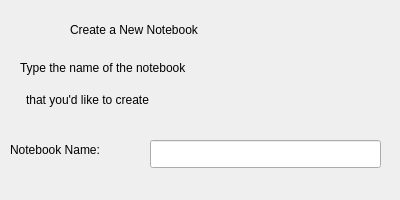
<?xml version="1.0" encoding="UTF-8"?>
<ui version="4.0">
 <class>NewNoteBookDialog</class>
 <widget class="QDialog" name="NewNoteBookDialog">
  <property name="geometry">
   <rect>
    <x>0</x>
    <y>0</y>
    <width>400</width>
    <height>200</height>
   </rect>
  </property>
  <property name="windowTitle">
   <string>Dialog</string>
  </property>
  <widget class="QLabel" name="label">
   <property name="geometry">
    <rect>
     <x>70</x>
     <y>20</y>
     <width>211</width>
     <height>20</height>
    </rect>
   </property>
   <property name="text">
    <string>Create a New Notebook</string>
   </property>
  </widget>
  <widget class="QLabel" name="label_2">
   <property name="geometry">
    <rect>
     <x>20</x>
     <y>60</y>
     <width>271</width>
     <height>16</height>
    </rect>
   </property>
   <property name="text">
    <string>Type the name of the notebook</string>
   </property>
  </widget>
  <widget class="QLabel" name="label_3">
   <property name="geometry">
    <rect>
     <x>26</x>
     <y>90</y>
     <width>261</width>
     <height>20</height>
    </rect>
   </property>
   <property name="text">
    <string>that you'd like to create</string>
   </property>
  </widget>
  <widget class="QLabel" name="label_4">
   <property name="geometry">
    <rect>
     <x>10</x>
     <y>140</y>
     <width>151</width>
     <height>20</height>
    </rect>
   </property>
   <property name="text">
    <string>Notebook Name: </string>
   </property>
  </widget>
  <widget class="QLineEdit" name="lineEdit">
   <property name="geometry">
    <rect>
     <x>150</x>
     <y>140</y>
     <width>231</width>
     <height>28</height>
    </rect>
   </property>
  </widget>
 </widget>
 <resources/>
 <connections/>
</ui>
